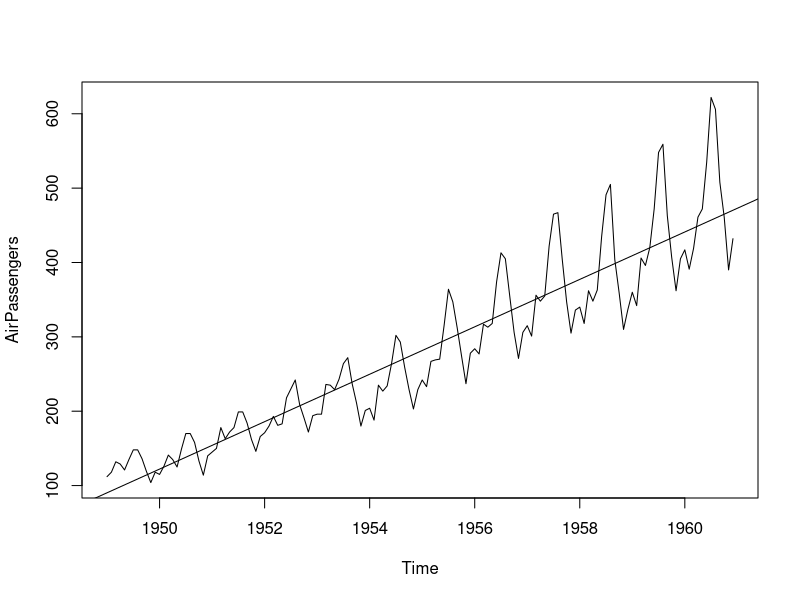
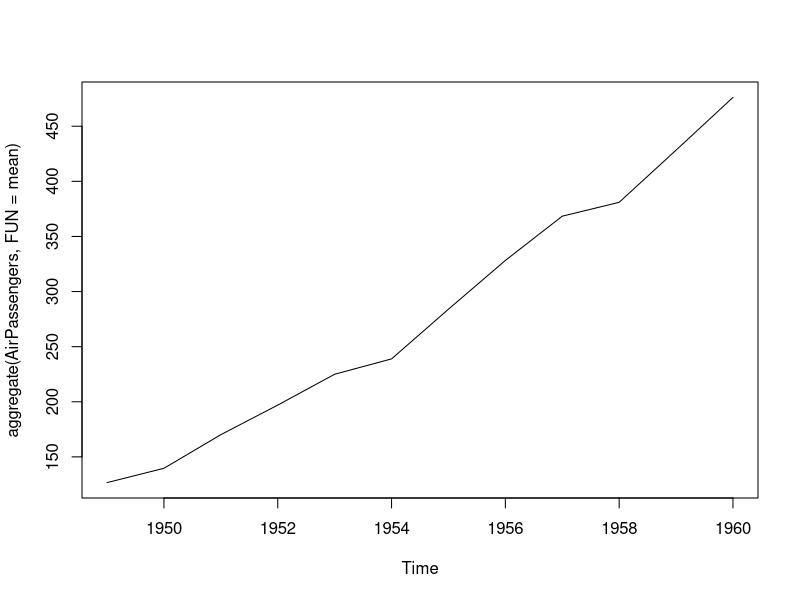
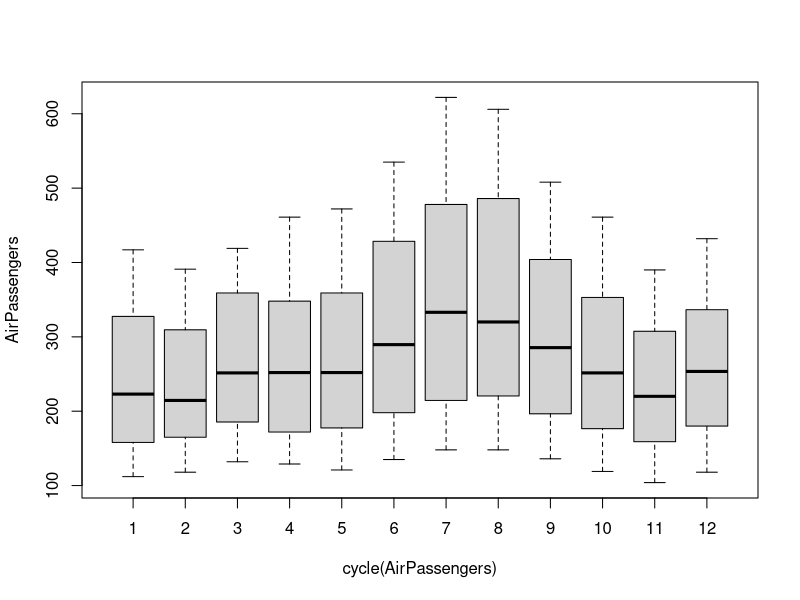

Recreate these plots in R, in order.
data("AirPassengers")
class(AirPassengers)
start(AirPassengers)
end(AirPassengers)
frequency(AirPassengers)
summary(AirPassengers)
plot(AirPassengers)
abline(reg=lm(AirPassengers~time(AirPassengers)))
cycle(AirPassengers)
plot(aggregate(AirPassengers,FUN=mean))
boxplot(AirPassengers~cycle(AirPassengers))
